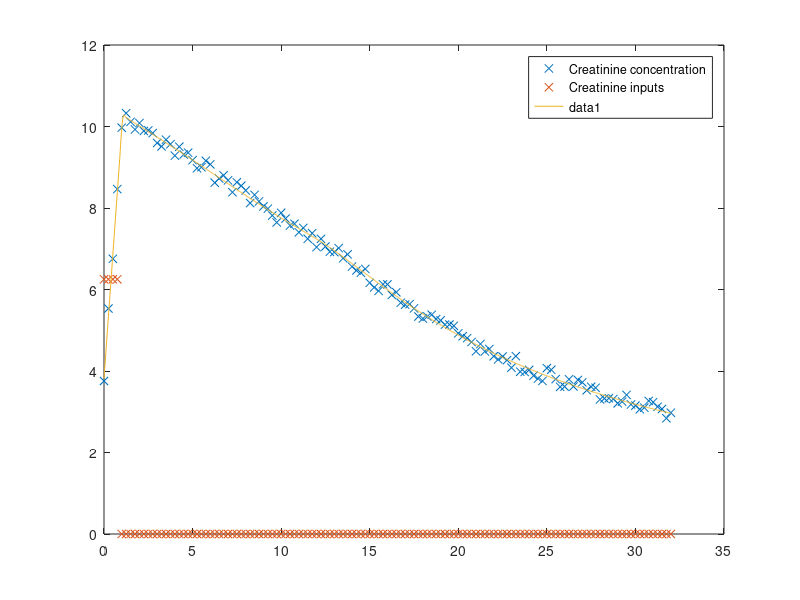

The MATLAB script that drew this image:
%% INTEGRAL METHOD
clear; clc; close all

%% LOAD DATA
data = load("IM_data/IM_Data_2.mat")
t = data.t
U = data.U
G = data.G
Q = data.Q
t_sim = data.t_Sim
G_ID_Sim = data.G_ID_Sim

GQ = G.*Q;

p = 0.025;

delta_t = t(2)-t(1)
V = 4 % [L]

%% SET TRAPEZIUM INTERVAL
interval = 3 % larger interval can lose information if rapid changes are present, i.e. occuring inside the interval
n = length(t)

%% PLOT
plot(t, [G U], 'x')
hold on

legend("Creatinine concentration", "Creatinine inputs")

X = zeros(n,1);
Y = zeros(n,1);

%% MAIN LOOP
for i = 1:n-interval
    % sum the ends of the trapezium and then add everything in between
    % define trapeziums

    G_trapezium = (0.5*delta_t)*(G(i) + G(i+interval) + 2*sum(G(i+1:i+interval-1)));
    U_trapezium = (0.5*delta_t)*(U(i) + U(i+interval) + 2*sum(U(i+1:i+interval-1)));
    GQ_trapezium = (0.5*delta_t)*(GQ(i) + GQ(i+interval) + 2*sum(GQ(i+1:i+interval-1)));

    % difference between current value and next value (depending on
    % interval) gives derivative
    G_difference = G(i+interval) - G(i);

    % fill X and Y matrices, rearrange left side (X) for unknown qty, Y
    % with everything else
    X(i,1) = -GQ_trapezium;
    Y(i,1) = G_difference + G_trapezium*p - U_trapezium/V; % makes more sense this way
end

% this is pseudoinverse, should give same answer,
% backslash is more numerically stable and faster acc to matlab
K = inv(X'*X)*X'*Y
SI = X\Y

%% PLOT FORWARD SIM
hold on
plot(t_sim, G_ID_Sim)